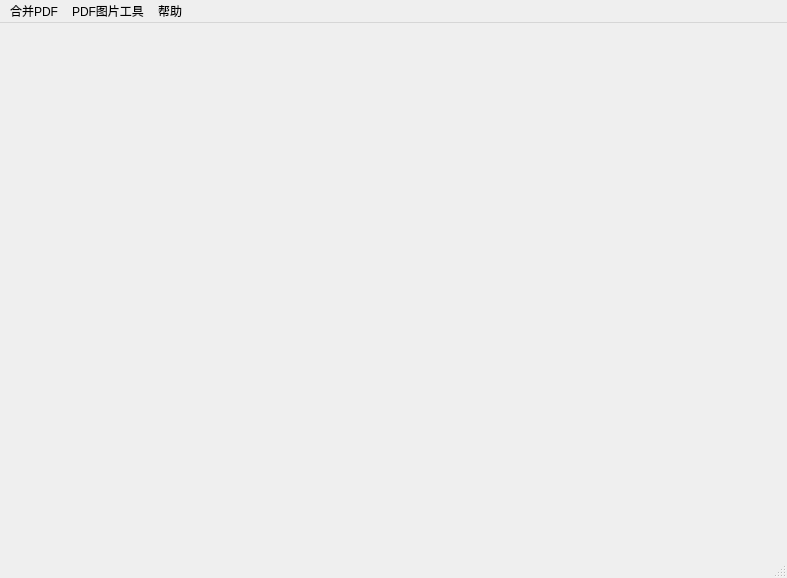
<?xml version="1.0" encoding="UTF-8"?>
<ui version="4.0">
 <class>MainWindow</class>
 <widget class="QMainWindow" name="MainWindow">
  <property name="geometry">
   <rect>
    <x>0</x>
    <y>0</y>
    <width>787</width>
    <height>578</height>
   </rect>
  </property>
  <property name="windowTitle">
   <string>PDF小工具</string>
  </property>
  <widget class="QWidget" name="centralwidget">
   <layout class="QGridLayout" name="gridLayout"/>
  </widget>
  <widget class="QStatusBar" name="statusbar"/>
  <widget class="QMenuBar" name="menubar">
   <property name="geometry">
    <rect>
     <x>0</x>
     <y>0</y>
     <width>787</width>
     <height>22</height>
    </rect>
   </property>
   <widget class="QMenu" name="menu_help">
    <property name="title">
     <string>帮助</string>
    </property>
    <addaction name="action_about"/>
   </widget>
   <widget class="QMenu" name="menu_merge">
    <property name="title">
     <string>合并PDF</string>
    </property>
    <addaction name="action_merge"/>
   </widget>
   <widget class="QMenu" name="menu_convert">
    <property name="title">
     <string>PDF图片工具</string>
    </property>
    <addaction name="action_extract"/>
   </widget>
   <addaction name="menu_merge"/>
   <addaction name="menu_convert"/>
   <addaction name="menu_help"/>
  </widget>
  <action name="action_about">
   <property name="text">
    <string>关于</string>
   </property>
  </action>
  <action name="action_merge">
   <property name="text">
    <string>合并PDF</string>
   </property>
  </action>
  <action name="action_extract">
   <property name="text">
    <string>提取图片</string>
   </property>
  </action>
 </widget>
 <resources/>
 <connections/>
</ui>
